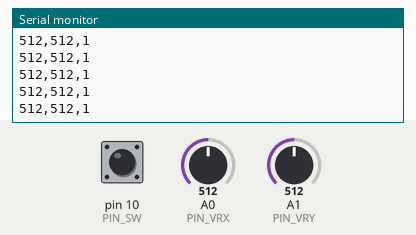
The sketch below on a simulated Arduino Uno, built with avr-gcc and run on an emulated ATmega328P. On the bench: the last lines printed to the serial monitor. Inputs (shaded band) come from the test bench; at power-on: A0 (PIN_VRX) = 512, A1 (PIN_VRY) = 512, pin 10 (PIN_SW) HIGH.

Above: at 1.2 s.
1.3 s: A0 (PIN_VRX) set to 716
At 2.2 s:
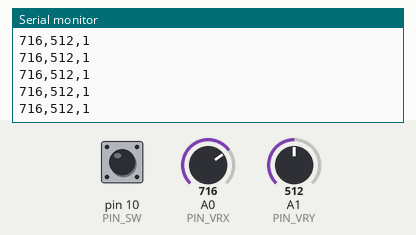
2.8 s: A1 (PIN_VRY) set to 716
At 3.8 s:
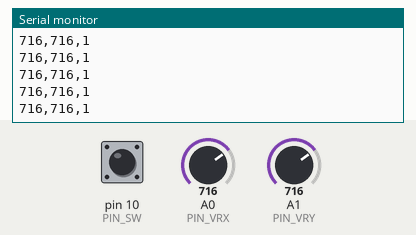
4.3 s: pin 10 (PIN_SW) pulled LOW for 0.15 s
5.9 s: A0 (PIN_VRX) set to 900
At 6.9 s:
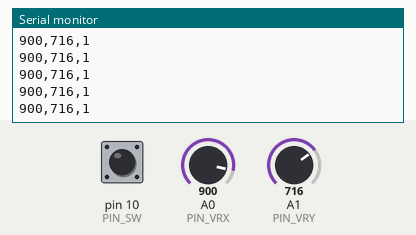
7.4 s: pin 10 (PIN_SW) pulled LOW for 1 s
At 8.1 s:
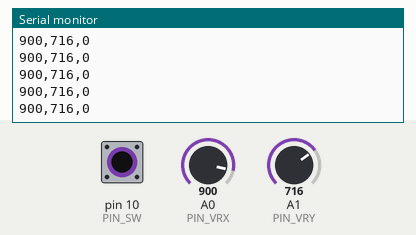
9.9 s: A1 (PIN_VRY) set to 900
At 11.0 s:
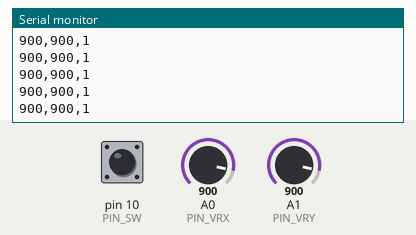
Timing chart, 0 to 12.4 s (numbered marks = the images above; inputs shaded):
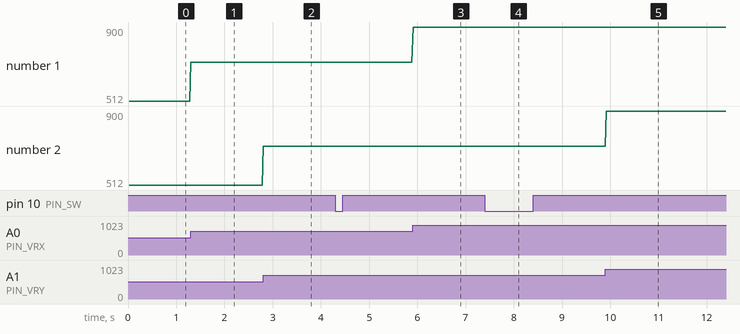

The sketch:

doom_controller.ino
```cpp
/*
 * DOOM-Style Controller for Arduino Mega 2560 / UNO (KY-023 Joystick Only)
 * Hardware:
 *  - KY-023: VRx -> A0, VRy -> A1, SW -> D10, +5V -> 5V, GND -> GND
 *
 * Protocol (115200 baud):
 *  TX: "x,y,sw\n" (e.g. "512,508,1\n" where sw=0 means pressed)
 *  RX: "FPS:60\n" (ready for future OLED display)
 */

const int PIN_VRX = A0;
const int PIN_VRY = A1;
const int PIN_SW  = 10;

unsigned long lastSend = 0;
const unsigned long SEND_INTERVAL_MS = 25; // 40 Hz

void setup() {
  Serial.begin(115200);
  pinMode(PIN_SW, INPUT_PULLUP);
}

void loop() {
  if (Serial.available() > 0) {
    Serial.readStringUntil('\n');
  }

  unsigned long now = millis();
  if (now - lastSend >= SEND_INTERVAL_MS) {
    lastSend = now;

    int x  = analogRead(PIN_VRX);
    int y  = analogRead(PIN_VRY);
    int sw = digitalRead(PIN_SW); // 0 = presionado, 1 = suelto

    Serial.print(x);
    Serial.print(',');
    Serial.print(y);
    Serial.print(',');
    Serial.println(sw);
  }
}
```

Measured:
- after the input at 1.3 s, the serial monitor: prints a new line at once (image 1)
- after the input at 2.8 s, the serial monitor: prints a new line at once (image 2)
- after the input at 5.9 s, the serial monitor: prints a new line at once (image 3)
- after the input at 7.4 s, the serial monitor: prints a new line at once (image 4)
- after the input at 9.9 s, the serial monitor: prints a new line at once (image 5)
- plotted number 1: 512 → 716 after the input at 1.3 s, 716 → 900 after the input at 5.9 s
